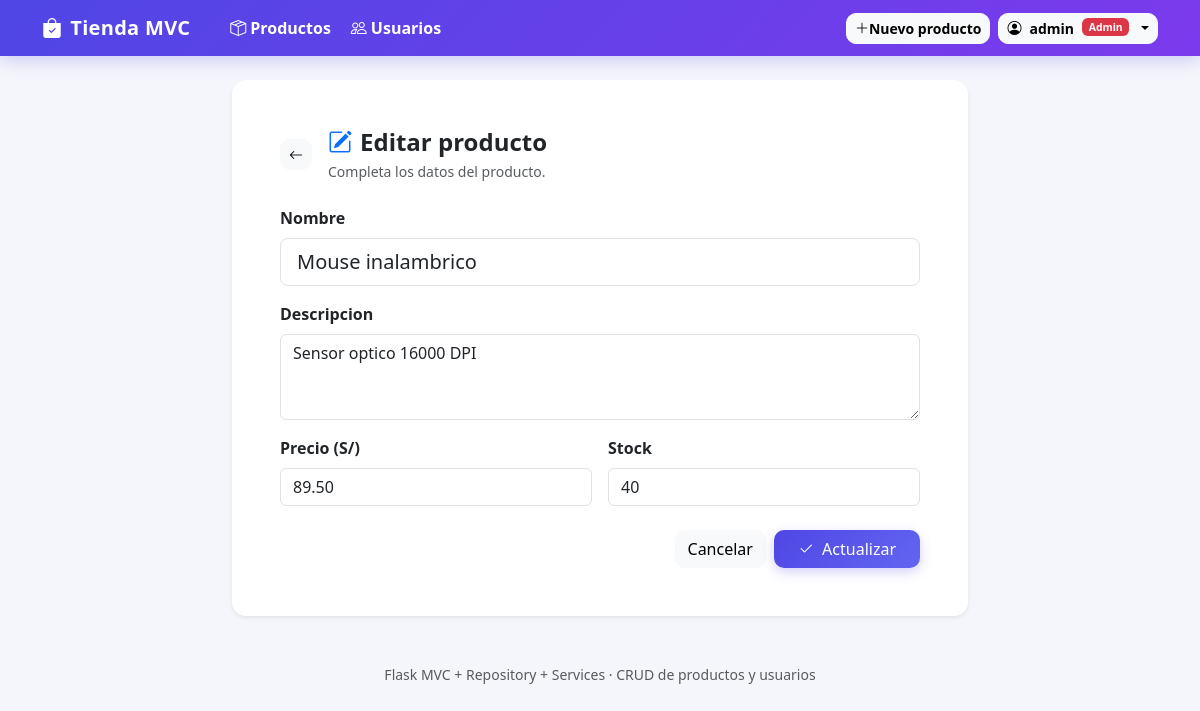
Page /products/2/edit (signed in) on the committed database.
### app/models/user.py (models this page shows, shortened)
class User(UserMixin, db.Model):
    __tablename__ = "usuarios"
    id = db.Column(db.Integer, primary_key=True)
    nombre = db.Column(db.String(120), nullable=False)
    email = db.Column(db.String(120), nullable=False, unique=True)
    username = db.Column(db.String(80), nullable=False, unique=True)
    password_hash = db.Column(db.String(256), nullable=False)
    rol = db.Column(db.String(20), nullable=False, default=ROL_USUARIO)
    @property
    def is_admin(self) -> bool:
        return self.rol == ROL_ADMIN

### app/models/product.py (models this page shows, shortened)
class Product(db.Model):
    __tablename__ = "productos"
    id = db.Column(db.Integer, primary_key=True)
    nombre = db.Column(db.String(120), nullable=False)
    descripcion = db.Column(db.Text, nullable=True)
    precio = db.Column(db.Numeric(10, 2), nullable=False, default=0)
    stock = db.Column(db.Integer, nullable=False, default=0)

### app/controllers/product_controller.py (the view, shortened to what this page needs)
@product_bp.route("/products/<int:product_id>/edit", methods=["GET", "POST"])
@login_required
@admin_required
def edit(product_id):
    product = service.get_product(product_id)
    if product is None:
        abort(404)
    return render_template("form.html", product=product, action="edit", product_id=product_id)

### app/__init__.py (called while the page is built)
@login_manager.user_loader
def load_user(user_id: int):
    from app.models.user import User
    return User.query.get(int(user_id))

### app/repository/product_repository.py (called while the page is built)
    def find_by_id(self, product_id: int):
        return Product.query.get(product_id)

### app/services/product_service.py (called while the page is built)
    def get_product(self, product_id: int):
        return self.repository.find_by_id(product_id)

### app/templates/form.html (shortened to what this page needs)
{% extends "base.html" %}
{% block content %}
<div class="row justify-content-center">
  <div class="col-lg-8">
    <div class="card shadow-sm border-0">
      <div class="card-body p-4 p-md-5">
        <div class="d-flex align-items-center mb-4">
          <a href="{{ url_for('products.index') }}" class="btn btn-light btn-sm me-3">
            <i class="bi bi-arrow-left"></i>
          </a>
          <div>
            <h2 class="h4 fw-bold mb-1">
              {% if action == 'create' %}
                <i class="bi bi-plus-circle text-primary me-2"></i>Nuevo producto
              {% else %}
                <i class="bi bi-pencil-square text-primary me-2"></i>Editar producto
              {% endif %}
            </h2>
            <p class="text-muted small mb-0">Completa los datos del producto.</p>
          </div>
        </div>
        <form method="POST"
              action="{% if action == 'create' %}{{ url_for('products.create') }}{% else %}{{ url_for('products.edit', product_id=product_id) }}{% endif %}"
              novalidate>
          <div class="mb-3">
            <label for="nombre" class="form-label fw-semibold">Nombre</label>
            <input type="text" class="form-control form-control-lg" id="nombre" name="nombre"
                   value="{{ (product.nombre if product else '') or '' }}" required maxlength="120">
          </div>
          <div class="mb-3">
            <label for="descripcion" class="form-label fw-semibold">Descripcion</label>
            <textarea class="form-control" id="descripcion" name="descripcion" rows="3">{{ (product.descripcion if product else '') or '' }}</textarea>
          </div>
          <div class="row g-3">
            <div class="col-sm-6">
              <label for="precio" class="form-label fw-semibold">Precio (S/)</label>
              <input type="number" step="0.01" min="0" class="form-control" id="precio" name="precio"
                     value="{{ (product.precio if product else '') or '' }}" required>
            </div>
            <div class="col-sm-6">
              <label for="stock" class="form-label fw-semibold">Stock</label>
              <input type="number" step="1" min="0" class="form-control" id="stock" name="stock"
                     value="{{ (product.stock if product else '') or '' }}" required>
            </div>
          </div>
          <div class="d-flex justify-content-end gap-2 mt-4">
            <a href="{{ url_for('products.index') }}" class="btn btn-light">Cancelar</a>
            <button type="submit" class="btn btn-primary px-4">
              <i class="bi bi-check2 me-1"></i>
              {% if action == 'create' %}Guardar{% else %}Actualizar{% endif %}
            </button>
          </div>
        </form>
      </div>
    </div>
  </div>
</div>
{% endblock %}

### app/templates/base.html (shortened to what this page needs)
<!doctype html>
<html lang="es">
<head>
  <link href="https://cdn.jsdelivr.net/npm/bootstrap@5.3.3/dist/css/bootstrap.min.css" rel="stylesheet">
  <link href="https://cdn.jsdelivr.net/npm/bootstrap-icons@1.11.3/font/bootstrap-icons.css" rel="stylesheet">
  <link rel="stylesheet" href="{{ url_for('static', filename='css/style.css') }}">
</head>
<body>
  <nav class="navbar navbar-expand-lg sticky-top app-navbar">
    <div class="container">
      <a class="navbar-brand fw-bold" href="{{ url_for('products.index') }}">
        <i class="bi bi-bag-check-fill me-2"></i>Tienda MVC
      </a>
      {% if current_user.is_authenticated %}
      <div class="navbar-nav d-flex flex-row gap-1 ms-3">
        <a class="nav-link text-white px-2 fw-semibold" href="{{ url_for('products.index') }}">
          <i class="bi bi-box-seam me-1"></i>Productos
        </a>
        <a class="nav-link text-white px-2 fw-semibold" href="{{ url_for('users.index') }}">
          <i class="bi bi-people me-1"></i>Usuarios
        </a>
      </div>
      {% endif %}
      <div class="ms-auto d-flex align-items-center gap-2">
        {% if current_user.is_authenticated %}
          {% if current_user.is_admin %}
          <a href="{{ url_for('products.create') }}" class="btn btn-light btn-sm fw-semibold d-none d-md-inline-flex">
            <i class="bi bi-plus-lg"></i> Nuevo producto
          </a>
          {% endif %}
          <div class="dropdown">
            <button class="btn btn-light btn-sm fw-semibold dropdown-toggle d-flex align-items-center gap-2"
                    type="button" data-bs-toggle="dropdown">
              <i class="bi bi-person-circle"></i>
              {{ current_user.username }}
              {% if current_user.is_admin %}
                <span class="badge text-bg-danger" style="font-size:.65rem;">Admin</span>
              {% else %}
                <span class="badge text-bg-secondary" style="font-size:.65rem;">Usuario</span>
              {% endif %}
            </button>
          </div>
        {% endif %}
      </div>
    </div>
  </nav>
  <main class="container py-4">
    {% block content %}{% endblock %}
  </main>
  <footer class="text-center text-muted py-4 small">
    Flask MVC + Repository + Services &middot; CRUD de productos y usuarios
  </footer>
</body>
</html>

### app/static/css/style.css (style rules this page uses)
:root { --brand-1: #4f46e5; --brand-2: #7c3aed; --brand-3: #6366f1; --bg: #f5f6fb; }
body { background: var(--bg); font-family: 'Segoe UI', Roboto, system-ui, -apple-system, sans-serif; color: #1f2937; }
.app-navbar { background: linear-gradient(135deg, var(--brand-1), var(--brand-2)); box-shadow: 0 4px 18px rgba(79, 70, 229, 0.25); }
.app-navbar .navbar-brand { color: #fff !important; letter-spacing: 0.3px; }
.card { border-radius: 14px; }
.btn { border-radius: 10px; font-weight: 500; }
.btn-primary { background: linear-gradient(135deg, var(--brand-1), var(--brand-3)); border: none; box-shadow: 0 4px 12px rgba(79, 70, 229, 0.25); }

### rows in the picture
User: username "admin"
Product: nombre "Mouse inalambrico", descripcion "Sensor optico 16000 DPI", precio "89.50", stock "40"
